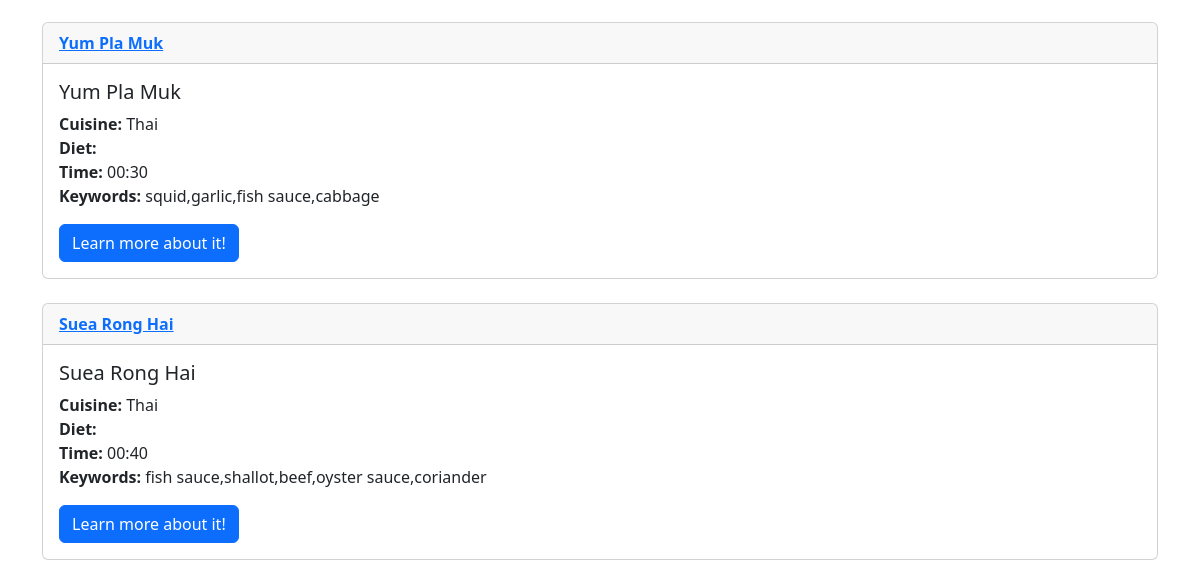
The page /recipe_list (lower part) on the database as committed earlier.
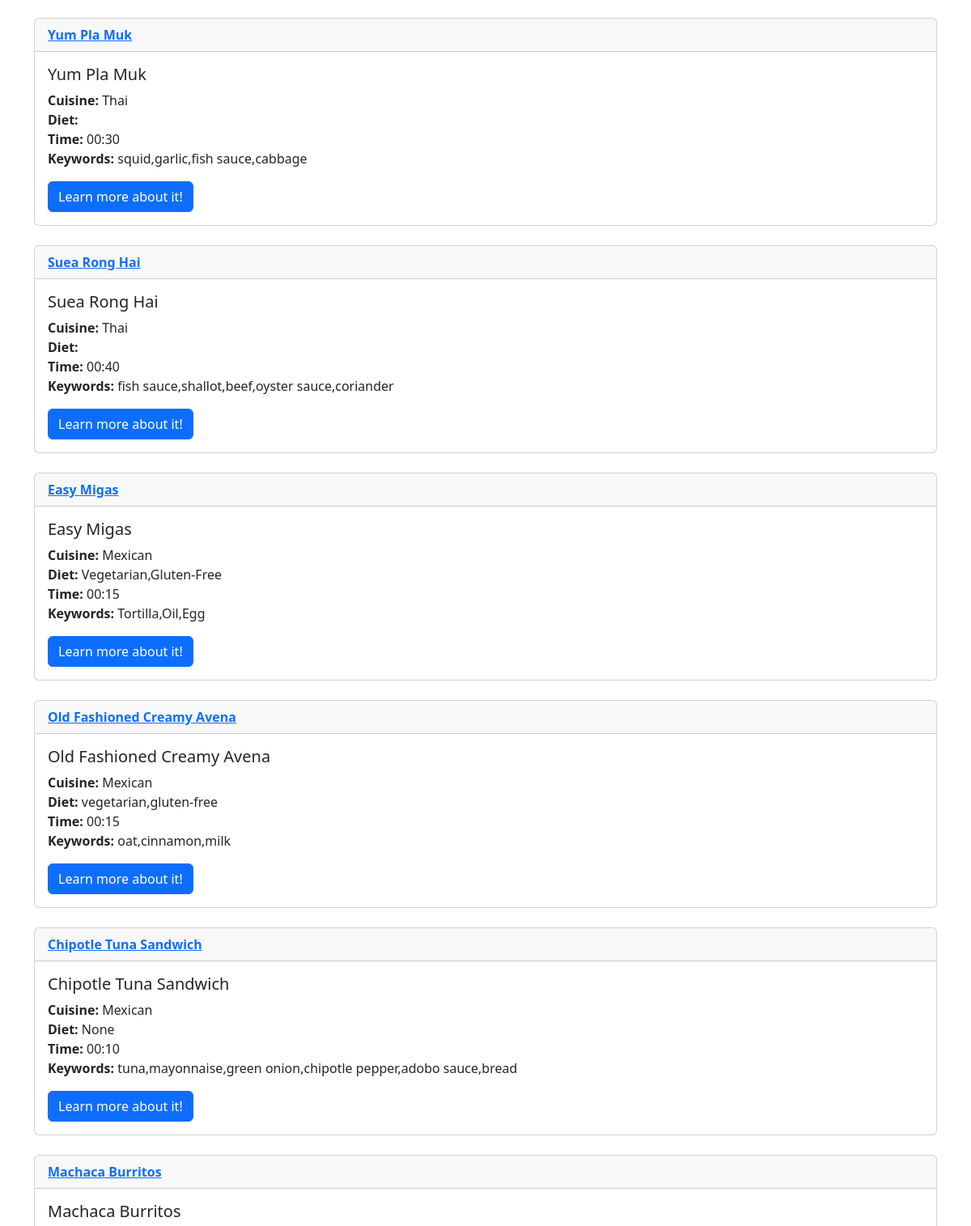
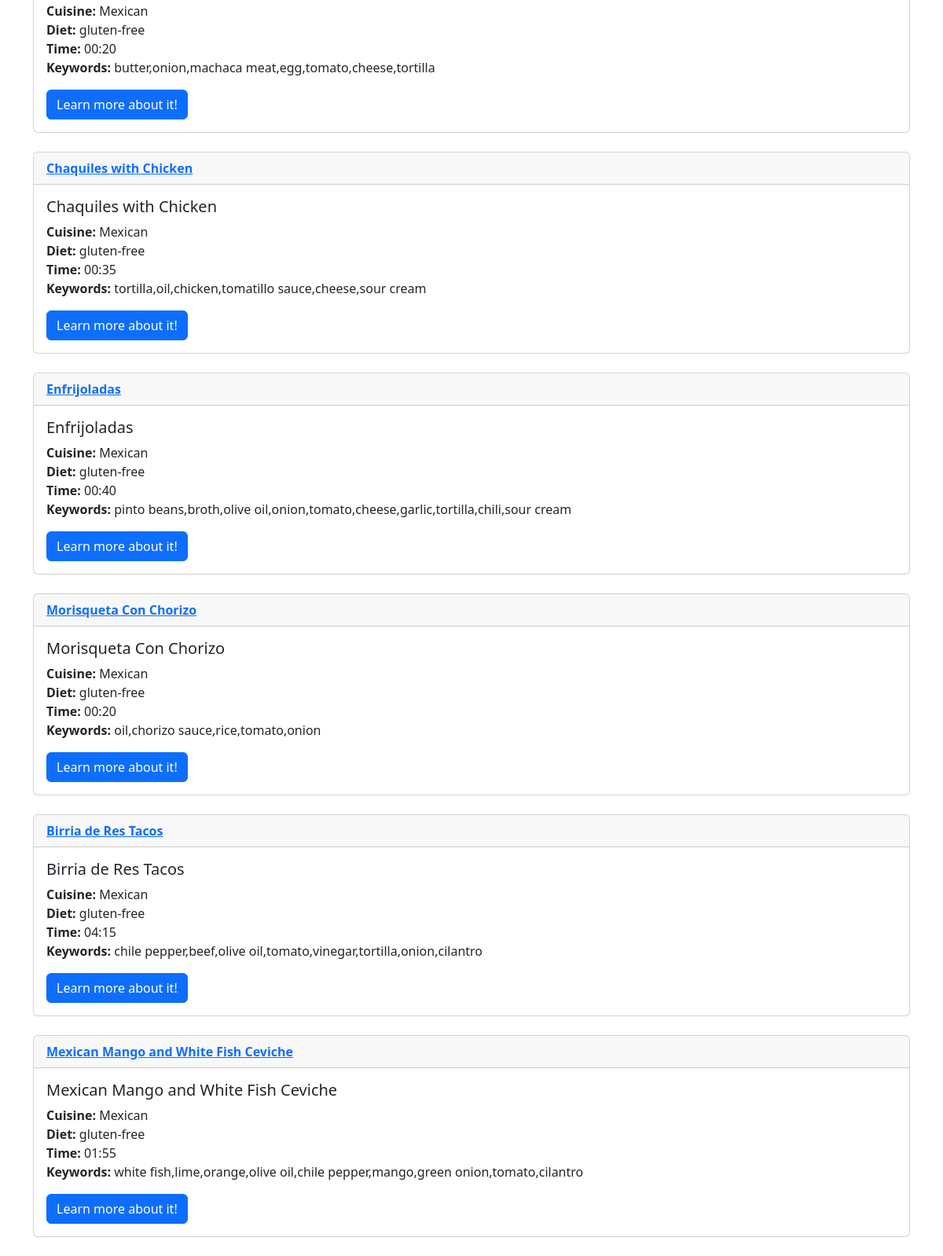
The same page on the database as committed later (2 pictures, top to bottom).
### RecipeApp/models.py (models this page shows)
class Recipe(models.Model):
    name = models.CharField('Recipe name', max_length=100)
    link = models.CharField('Recipe link', max_length=200)
    cuisine = models.CharField('Recipe cuisine', max_length=100)
    diet = models.CharField('Recipe diet', max_length=100, null=True)
    prep_time = models.CharField('Recipe time', max_length=5)
    keywords = models.CharField('Recipe keyword', max_length=300)
    def __str__(self):
        return self.name

### RecipeApp/views.py (the view)
# urls.py: path('recipe_list', views.all_recipes, name='recipe-list'),
def all_recipes(request):
    recipe_list= Recipe.objects.all()
    return render(request, 'recipe_list.html',{'recipe_list':recipe_list})

### RecipeApp/templates/recipe_list.html (shortened to what this page needs)
{% extends 'base.html' %}
{% block content %}
    <br/>
{%for recipe in recipe_list %}
<div class="card">
  <div class="card-header">
      <a href="{%url 'single-recipe' recipe.id%}"><strong>{{recipe}}</strong> </a>
      <br/>
  </div>
  <div class="card-body">
    <h5 class="card-title">{{recipe.name}}</h5>
    <p class="card-text">
        <u1>
       <strong>Cuisine:</strong> {{recipe.cuisine}}<br/>
       <strong>Diet:</strong> {{recipe.diet}}<br/>
       <strong>Time:</strong> {{recipe.prep_time}}<br/>
       <strong>Keywords:</strong> {{recipe.keywords}}<br/>
    </u1>
    </p>
    <a href="{{recipe.link}}" class="btn btn-primary">Learn more about it!</a>
  </div>
</div>
<br/>
{% endfor %}
{% endblock %}

### RecipeApp/templates/base.html (shortened to what this page needs)
<!doctype html>
<html lang="en">
  <head>
    <link href="https://cdn.jsdelivr.net/npm/bootstrap@5.3.3/dist/css/bootstrap.min.css" rel="stylesheet">
  </head>
  <body>
    <br/>
  <div class="container">
    {% block content %}{% endblock %}
    </div>
  </body>
</html>

Rows that differ between the two databases and show on the page:
added Recipe: name "Easy Migas", cuisine "Mexican", diet "Vegetarian,Gluten-Free", prep_time "00:15", keywords "Tortilla,Oil,Egg"
added Recipe: name "Old Fashioned Creamy Avena", cuisine "Mexican", diet "vegetarian,gluten-free", prep_time "00:15", keywords "oat,cinnamon,milk"
added Recipe: name "Chipotle Tuna Sandwich", cuisine "Mexican", diet "None", prep_time "00:10", keywords "tuna,mayonnaise,green onion,chipotle pepper,adobo sauce,bread"
added Recipe: name "Machaca Burritos", cuisine "Mexican", diet "gluten-free", prep_time "00:20", keywords "butter,onion,machaca meat,egg,tomato,cheese,tortilla"
added Recipe: name "Chaquiles with Chicken", cuisine "Mexican", diet "gluten-free", prep_time "00:35", keywords "tortilla,oil,chicken,tomatillo sauce,cheese,sour cream"
added Recipe: name "Enfrijoladas", cuisine "Mexican", diet "gluten-free", prep_time "00:40", keywords "pinto beans,broth,olive oil,onion,tomato,cheese,garlic,tortilla,chili,sour cream"
added Recipe: name "Morisqueta Con Chorizo", cuisine "Mexican", diet "gluten-free", prep_time "00:20", keywords "oil,chorizo sauce,rice,tomato,onion"
added Recipe: name "Birria de Res Tacos", cuisine "Mexican", diet "gluten-free", prep_time "04:15", keywords "chile pepper,beef,olive oil,tomato,vinegar,tortilla,onion,cilantro"
added Recipe: name "Mexican Mango and White Fish Ceviche", cuisine "Mexican", diet "gluten-free", prep_time "01:55", keywords "white fish,lime,orange,olive oil,chile pepper,mango,green onion,tomato,cilantro"
